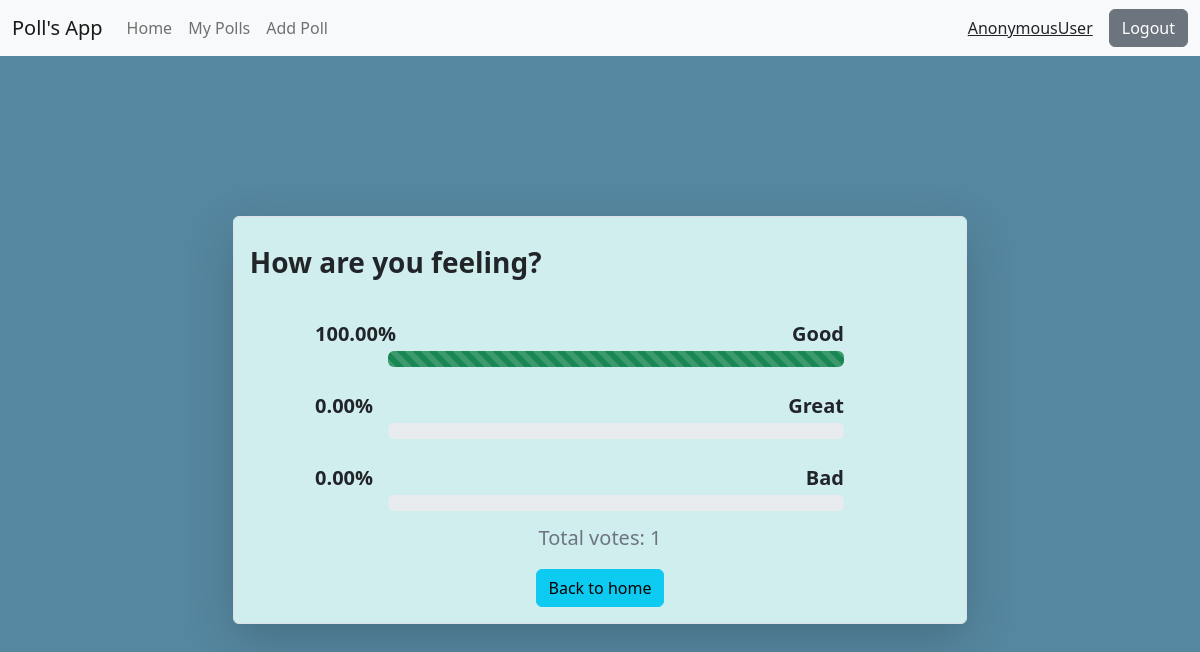
Page /result/2 on the committed database.
### home/models.py (models this page shows, shortened)
class Poll(models.Model):
    question=models.TextField()
    option_one=models.CharField(max_length=20)
    option_two=models.CharField(max_length=20)
    option_three=models.CharField(max_length=20)
    option_one_count=models.IntegerField(default=0)
    option_two_count=models.IntegerField(default=0)
    option_three_count=models.IntegerField(default=0)
    deadline=models.DateField(default=datetime.now().today())
    created_by=models.CharField(max_length=20,default="user")

### home/views.py (the view)
# urls.py: path("result/<poll_id>",views.result,name="result"),
def result(request,poll_id):
    poll=Poll.objects.get(id=poll_id)
    total_poll_count=poll.option_one_count+poll.option_two_count+poll.option_three_count
    if total_poll_count==0:
        option_one_percent=0
        option_two_percent=0
        option_three_percent=0
    else:
        option_one_percent=poll.option_one_count/total_poll_count*100
        option_two_percent=poll.option_two_count/total_poll_count*100
        option_three_percent=poll.option_three_count/total_poll_count*100
    template = loader.get_template('result.html')
    context={
            'poll':poll,
            'option_one_percent':option_one_percent,
            'option_two_percent':option_two_percent,
            'option_three_percent':option_three_percent,
            'total_poll_count':total_poll_count
    }
    return HttpResponse(template.render(context, request))

### templates/result.html (shortened to what this page needs)
{% extends 'base.html' %}
{% block body %}
<div class="container d-flex align-items-center justify-content-center" style="height:91vh;background-color: #5687a0;">
    <div class=" border rounded shadow-lg" style="width:90%;background-color:rgb(209, 238, 238)" >
        <p class="my-4 mx-3 fs-3 fw-bold">{{poll.question}}</p>
        <div class="d-flex align-items-center justify-content-center flex-column ">
            <div class="p-2 my-1 d-flex align-items-start justify-content-start" style="width:80%">
                <span style="width:10%;text-align: center;" class="fw-bold fs-5 me-3">{{option_one_percent|floatformat:2}}%</span>
                <div class="d-flex align-items-center justify-content-center flex-column" style="width:80%">
                    <p class="text-end fw-semibold fs-5" style="width:100%;margin-bottom: 2px;">{{poll.option_one}}</p>
                    <div class="progress" style="width:100%">
                        <div class="progress-bar progress-bar-striped bg-success" role="progressbar" aria-label="Default striped example" style="width: {{option_one_percent}}%" aria-valuenow="{{option_one_percent}}" aria-valuemin="0" aria-valuemax="100"></div>
                      </div>
                </div>
            </div>
            <div class="p-2 my-1 d-flex align-items-start justify-content-start" style="width:80%">
                <span style="width:10%;text-align: center;" class="fw-bold fs-5 me-3">{{option_two_percent|floatformat:2}}%</span>
                <div class="d-flex align-items-center justify-content-center flex-column" style="width:80%">
                    <p class="text-end fw-semibold fs-5" style="width:100%;margin-bottom: 2px;">{{poll.option_two}}</p>
                    <div class="progress" style="width:100%">
                      </div>
                </div>
            </div>
            <div class="p-2 my-1 d-flex align-items-start justify-content-start" style="width:80%">
                <span style="width:10%;text-align: center;" class="fw-bold fs-5 me-3">{{option_three_percent|floatformat:2}}%</span>
                <div class="d-flex align-items-center justify-content-center flex-column" style="width:80%">
                    <p class="text-end fw-semibold fs-5" style="width:100%;margin-bottom: 2px;">{{poll.option_three}}</p>
                    <div class="progress" style="width:100%">
                      </div>
                </div>
            </div>
        </div>
        <p class="text-secondary text-center fs-5">Total votes: {{total_poll_count}}</p>
        <div class="d-flex align-items-center justify-content-center my-3">
            <a href="/"><button type="button" class="btn btn-info">Back to home</button></a>
        </div>
    </div>
</div>
{% endblock body %}

### static/style.css (style rules this page uses)
body { background-color: #5687a0; }
@media screen and (min-width:920px) { .container { max-width: 70%; } }

### rows in the picture
Poll: question "How are you feeling?", option_one "Good", option_two "Great", option_three "Bad"

### other values in the picture
{{ request.user }} "AnonymousUser"
{{ option_one_percent|floatformat:2 }} "100.00"
{{ option_two_percent|floatformat:2 }} "0.00"
{{ option_three_percent|floatformat:2 }} "0.00"
{{ total_poll_count }} "1"
